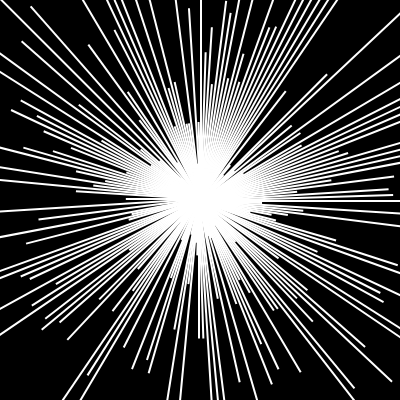
Frame 1 (no input)
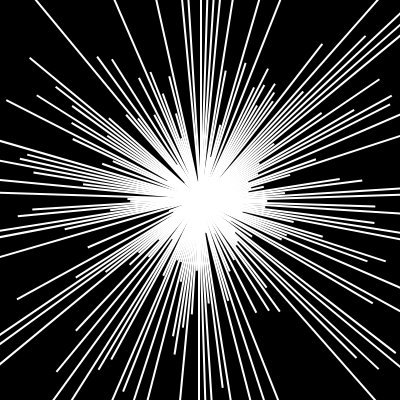
Frame 2 (the mouse pressed at the canvas centre, redrawn once)

The p5.js sketch that drew these frames (run headless with seeded random() and noise() and a simulated clock; the mouse was pressed at the canvas centre and the sketch redrawn once):

// p5.js sketch
// ── sketch.js
let elemente = 200;
let drehwinkel=360/elemente;

function setup() {
  createCanvas(400, 400);
  angleMode(DEGREES);
  noLoop();
}

function draw() {
  background(0);
  noStroke();
  for(let i=0;i<elemente;i++){
    push();
    translate(width/2, height/2);
    rotate(i*drehwinkel);
    let laenge=random(0,300);
    rect(0,0,laenge,2);
    pop();
  }
}
